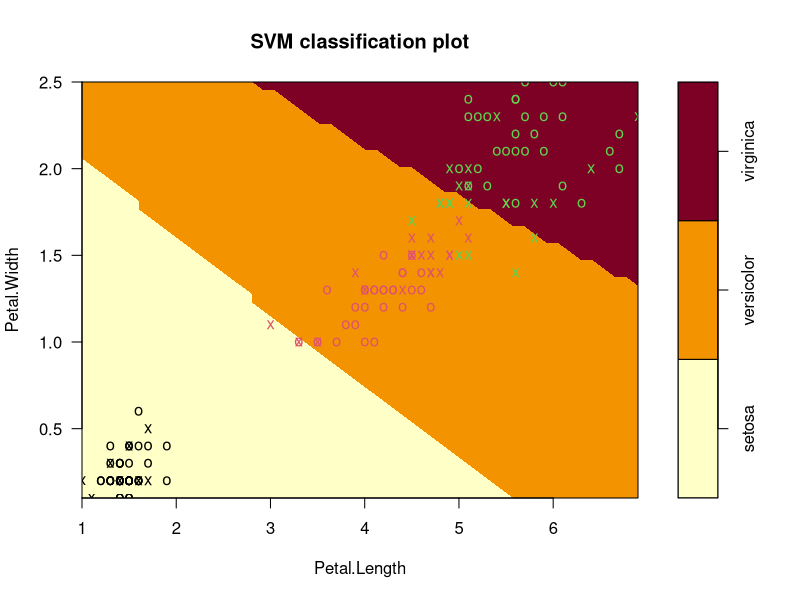

The R source for this figure:
## ---- chunk 1
summary(iris)
attach(iris)
## ---- chunk 2
install.packages("e1071")
library(e1071)
## ---- chunk 3
m1<-svm(Species ~., data =iris)
summary(m1)
## ---- chunk 4
x<-iris[,-5]
pred<-predict(m1, x)
y<-iris[,5]
table(pred,y)
## ---- chunk 5
plot(m1, iris, Petal.Width~Petal.Length, slice=list(Sepal.Width=3,Sepal.Length=4))
